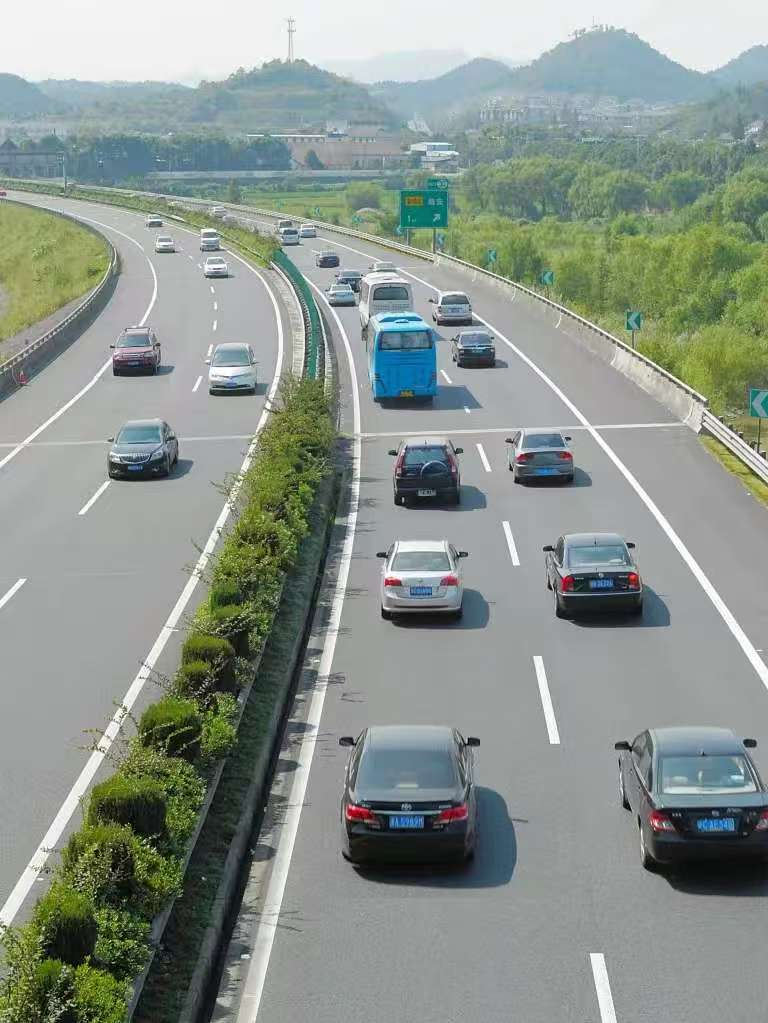
#> input picture week3/traffic.jpg, 768 x 1023 px
$ python 5.py
#> lines starting #> are read from the running program, lines starting #| are printed output that depends on the picture; after the words box and inside, x2 and y2 are one past the last pixel; in counts of white or black regions, pixels touching at a corner belong together; long printed decimals are rounded
import cv2
import numpy as np
import matplotlib.pyplot as plt


image = cv2.imread("traffic.jpg")
#> image is the input picture: shape (1023, 768, 3); mean B, G, R 141.2, 148.5, 138.8
if image is None:
    raise FileNotFoundError("未找到 traffic.jpg，请确认图片路径")

gray = cv2.cvtColor(image, cv2.COLOR_BGR2GRAY)
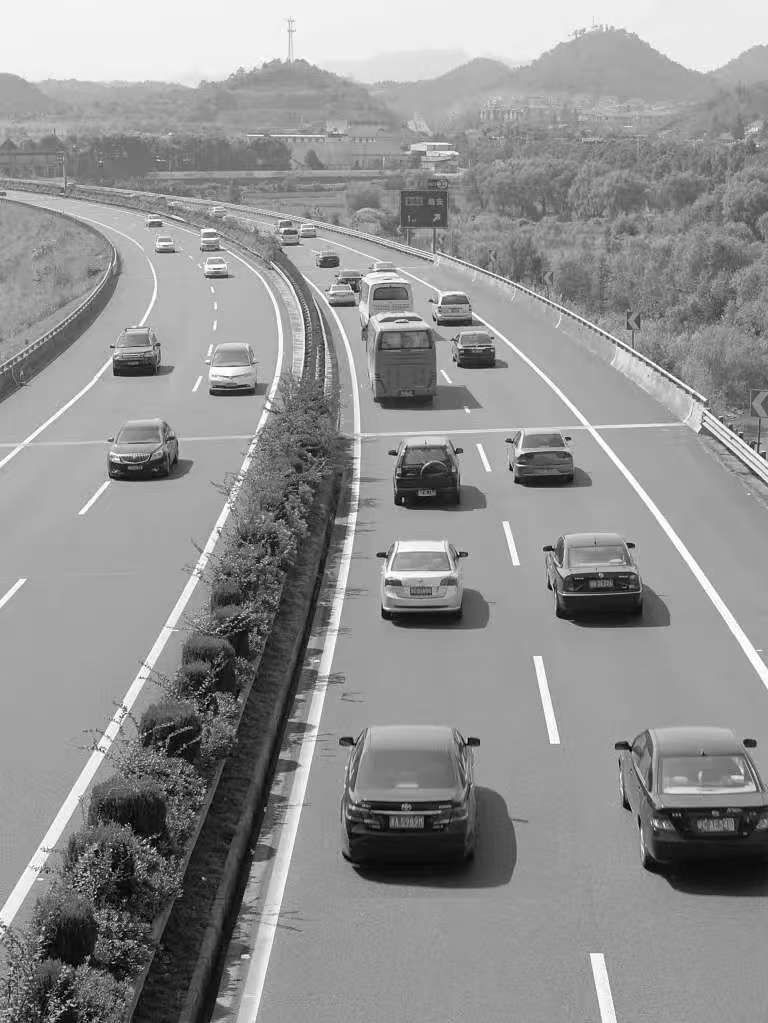
#> gray: shape (1023, 768); min 0, max 255, mean 144.8

blur = cv2.GaussianBlur(gray, (5, 5), 0)

cv2.imwrite("gray.jpg", gray)
cv2.imwrite("blur.jpg", blur)


edges = cv2.Canny(blur, 50, 150)
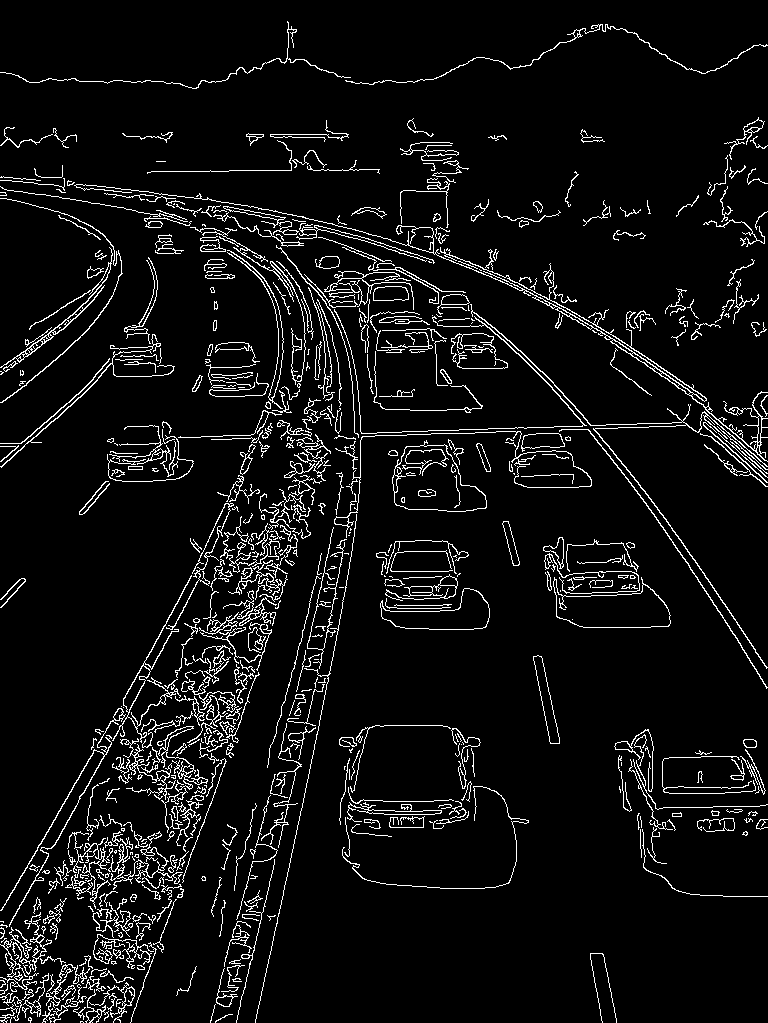
#> edges: shape (1023, 768); 6.3% white in thin lines or dots

kernel = np.ones((5, 5), np.uint8)

edges_close = cv2.morphologyEx(edges, cv2.MORPH_CLOSE, kernel)
#> edges_close: shape (1023, 768); 13.7% white; 58 white regions (1 under 20 px), largest, box (x1, y1, x2, y2) and area: (0, 142, 768, 1023) 81247, (339, 725, 529, 889) 4099, (543, 537, 671, 628) 2746

edges_open = cv2.morphologyEx(edges_close, cv2.MORPH_OPEN, kernel)
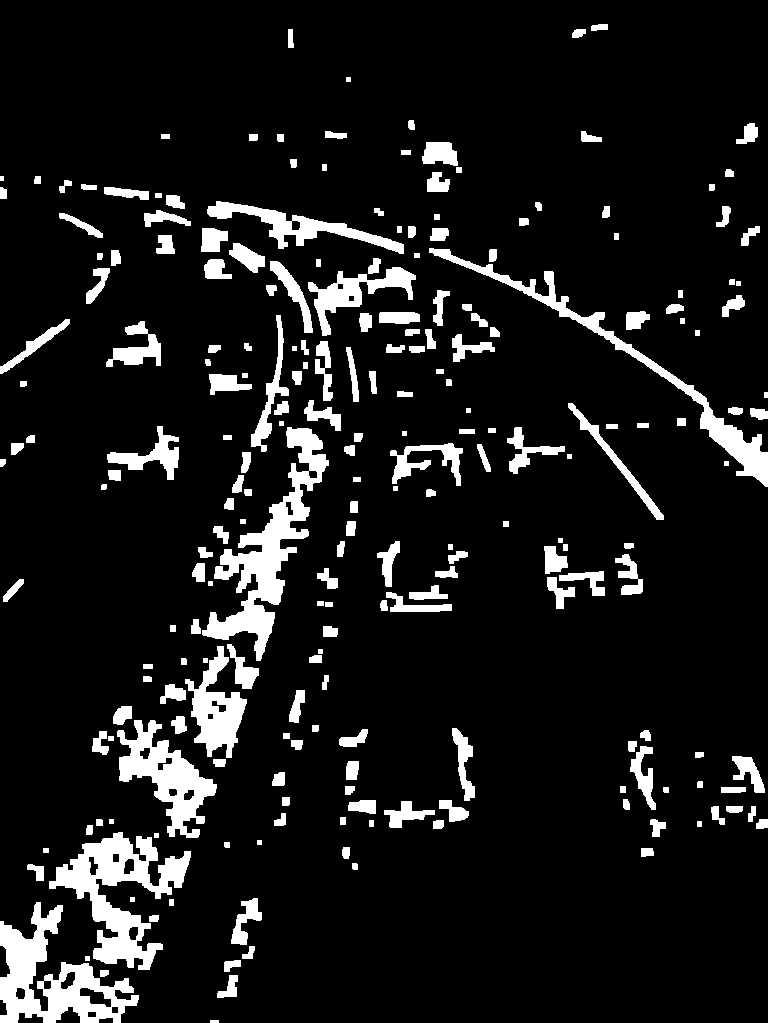
#> edges_open: shape (1023, 768); 10.2% white; 232 white regions


contours, _ = cv2.findContours(
    edges_open, cv2.RETR_EXTERNAL, cv2.CHAIN_APPROX_SIMPLE
)
#> contours = 232 contours, 21 with area under 20; largest, box (x1, y1, x2, y2) and area: (202, 427, 329, 661) 7332, (49, 832, 191, 970) 7210, (0, 902, 139, 1023) 7157, (117, 720, 217, 838) 4650, (429, 248, 768, 487) 4588

vehicle_contours = []
areas = []

output = image.copy()

vehicle_id = 0


for cnt in contours:
    area = cv2.contourArea(cnt)
    x, y, w, h = cv2.boundingRect(cnt)
    aspect_ratio = w / h if h > 0 else 0


    if area > 800 and 0.5 < aspect_ratio < 3.0:
        vehicle_contours.append(cnt)
        areas.append(area)
#> this loop made 232 passes
#> (area, x, y, w, h, aspect_ratio) on passes 2 to 4: (223.5, 217, 975, 21, 23, 0.913), (43, 100, 970, 9, 7, 1.29), (114, 224, 960, 17, 12, 1.42)
#> after the loop, areas = [7157, 7210.5, 4650.5, 2965.5, 1034.5, 7332, 1173, 971.5, 961.5, 2148, 4588.5]; vehicle_contours = 11 contours; largest, box (x1, y1, x2, y2) and area: (202, 427, 329, 661) 7332, (49, 832, 191, 970) 7210, (0, 902, 139, 1023) 7157, (117, 720, 217, 838) 4650, (429, 248, 768, 487) 4588

vehicle_count = len(vehicle_contours)
#> vehicle_count = 11

areas_np = np.array(areas)
#> areas_np has the same summary as areas

area_mean = np.mean(areas_np)
#> area_mean = 3653.9
area_std = np.std(areas_np)
#> area_std = 2531.9
area_min = np.min(areas_np)
#> area_min = 961.5
area_max = np.max(areas_np)
#> area_max = 7332

small_count = 0
large_count = 0

for cnt in vehicle_contours:
    x, y, w, h = cv2.boundingRect(cnt)
    area = cv2.contourArea(cnt)

    vehicle_id += 1


    if area < area_mean:
        color = (0, 255, 0)
        label = f"Car {vehicle_id} (S)"
        small_count += 1
    else:
        color = (0, 0, 255)
        label = f"Car {vehicle_id} (L)"
        large_count += 1

    cv2.rectangle(output, (x, y), (x + w, y + h), color, 2)
    cv2.putText(
        output, label, (x, y - 5),
        cv2.FONT_HERSHEY_SIMPLEX, 0.5, color, 1
    )
#> this loop made 11 passes
#> (x, y, w, h, area, color, label) on passes 1 to 11: (0, 902, 139, 121, 7157, (0, 0, 255), 'Car 1 (L)'), (49, 832, 142, 138, 7210.5, (0, 0, 255), 'Car 2 (L)'), (117, 720, 100, 118, 4650.5, (0, 0, 255), 'Car 3 (L)'), (185, 646, 62, 112, 2965.5, (0, 255, 0), 'Car 4 (S)'), (390, 443, 73, 43, 1034.5, (0, 255, 0), 'Car 5 (S)'), (202, 427, 127, 234, 7332, (0, 0, 255), 'Car 6 (L)'), (107, 426, 72, 54, 1173, (0, 255, 0), 'Car 7 (S)'), (568, 403, 96, 117, 971.5, (0, 255, 0), 'Car 8 (S)'), (106, 321, 55, 46, 961.5, (0, 255, 0), 'Car 9 (S)'), (308, 267, 108, 69, 2148, (0, 255, 0), 'Car 10 (S)'), (429, 248, 339, 239, 4588.5, (0, 0, 255), 'Car 11 (L)')
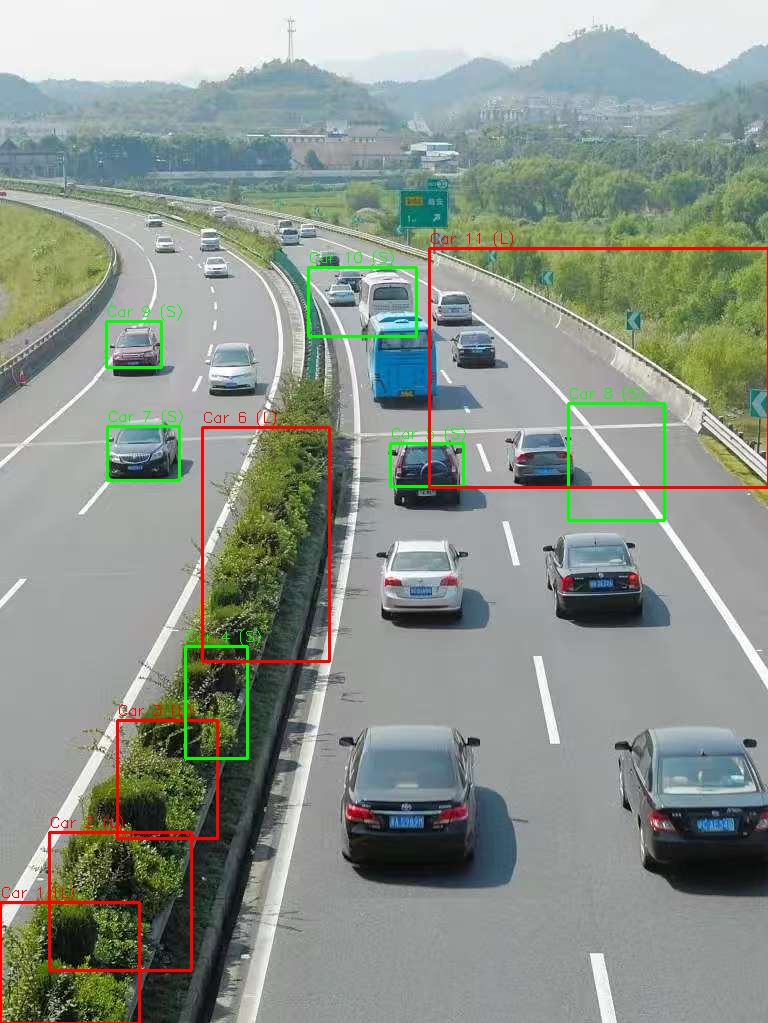
#> output: shape (1023, 768, 3); 2.04% of pixels changed, all inside (x1, y1, x2, y2) = (0, 231, 768, 1023)
#> after the loop, large_count = 5; small_count = 6; vehicle_id = 11


h, w, _ = image.shape
#> h = 1023; w = 768
image_area = h * w
#> image_area = 785664
vehicle_density = vehicle_count / image_area
#> vehicle_density = 1.4e-05


plt.figure(figsize=(12, 10))

plt.subplot(2, 2, 1)
plt.imshow(cv2.cvtColor(image, cv2.COLOR_BGR2RGB))
plt.title("Original Traffic Image")
plt.axis("off")

plt.subplot(2, 2, 2)
plt.imshow(edges, cmap="gray")
plt.title("Canny Edge Detection")
plt.axis("off")

plt.subplot(2, 2, 3)
plt.imshow(cv2.cvtColor(output, cv2.COLOR_BGR2RGB))
plt.title(f"Vehicle Detection (Total: {vehicle_count})")
plt.axis("off")


plt.subplot(2, 2, 4)
plt.hist(areas_np, bins=10)
plt.title("Vehicle Area Distribution")
plt.xlabel("Area")
plt.ylabel("Frequency")

plt.tight_layout()
plt.savefig("traffic_analysis_report.png", dpi=300)
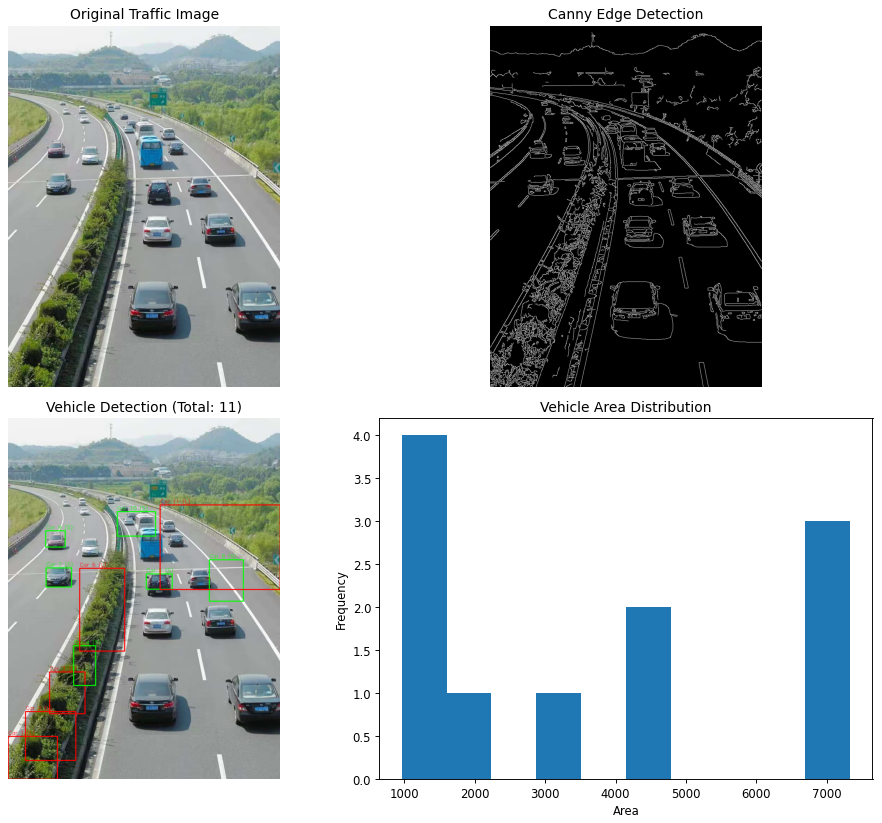
#> figure drawn by matplotlib, 4 panels; panel 4: tallest bar 4 high, from x = 961.5 to 1598.6


cv2.imwrite("traffic_detected.jpg", output)


print("====== 交通流量分析报告 ======")
print(f"车辆总数: {vehicle_count}")
#| 车辆总数: 11
print(f"小型车数量: {small_count} ({small_count / vehicle_count:.2%})")
#| 小型车数量: 6 (54.55%)
print(f"大型车数量: {large_count} ({large_count / vehicle_count:.2%})")
#| 大型车数量: 5 (45.45%)
print(f"车辆面积 - 最小值: {area_min:.2f}")
#| 车辆面积 - 最小值: 961.50
print(f"车辆面积 - 最大值: {area_max:.2f}")
#| 车辆面积 - 最大值: 7332.00
print(f"车辆面积 - 平均值: {area_mean:.2f}")
#| 车辆面积 - 平均值: 3653.86
print(f"车辆面积 - 标准差: {area_std:.2f}")
#| 车辆面积 - 标准差: 2531.95
print(f"道路车辆密度: {vehicle_density:.8f}")
#| 道路车辆密度: 1.4e-05

if vehicle_density > 0.00002:
    print("拥堵评估: 道路存在明显拥堵")
else:
    print("拥堵评估: 当前道路通行较为顺畅")
